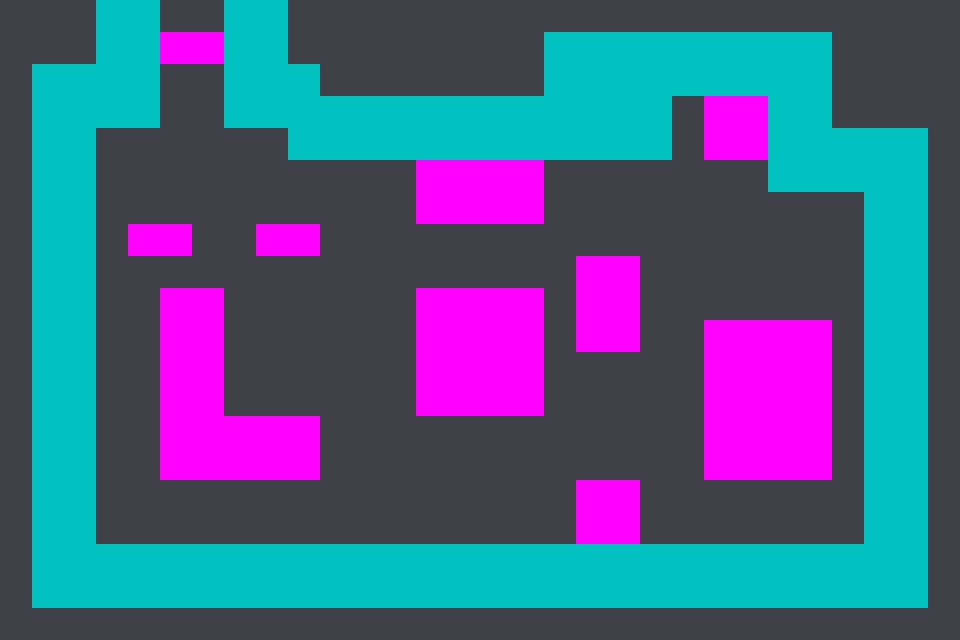

A 2D game scene composited from a Tiled map and its tileset images. What follows is a short description and the map's XML, with every tile layer's data as written:
An orthogonal 30x20 tile map with 32x32 px tiles, 1 tile layer (Tile Layer 1).

<map version="1.2" tiledversion="1.2.3" orientation="orthogonal" renderorder="right-down" width="30" height="20" tilewidth="32" tileheight="32" infinite="0" nextlayerid="2" nextobjectid="1">
 <tileset firstgid="1" name="tilesheet-color" tilewidth="32" tileheight="32" tilecount="12" columns="3">
  <image source="../../tilesheet/colorblock.png" trans="000000" width="96" height="128" />
 </tileset>
 <layer id="1" name="Tile Layer 1" width="30" height="20">
  <data encoding="csv">
1,1,1,3,3,1,1,3,3,1,1,1,1,1,1,1,1,1,1,1,1,1,1,1,1,1,1,1,1,1,
1,1,1,3,3,2,2,3,3,1,1,1,1,1,1,1,1,3,3,3,3,3,3,3,3,3,1,1,1,1,
1,3,3,3,3,1,1,3,3,3,1,1,1,1,1,1,1,3,3,3,3,3,3,3,3,3,1,1,1,1,
1,3,3,3,3,1,1,3,3,3,3,3,3,3,3,3,3,3,3,3,3,1,2,2,3,3,1,1,1,1,
1,3,3,1,1,1,1,1,1,3,3,3,3,3,3,3,3,3,3,3,3,1,2,2,3,3,3,3,3,1,
1,3,3,1,1,1,1,1,1,1,1,1,1,2,2,2,2,1,1,1,1,1,1,1,3,3,3,3,3,1,
1,3,3,1,1,1,1,1,1,1,1,1,1,2,2,2,2,1,1,1,1,1,1,1,1,1,1,3,3,1,
1,3,3,1,2,2,1,1,2,2,1,1,1,1,1,1,1,1,1,1,1,1,1,1,1,1,1,3,3,1,
1,3,3,1,1,1,1,1,1,1,1,1,1,1,1,1,1,1,2,2,1,1,1,1,1,1,1,3,3,1,
1,3,3,1,1,2,2,1,1,1,1,1,1,2,2,2,2,1,2,2,1,1,1,1,1,1,1,3,3,1,
1,3,3,1,1,2,2,1,1,1,1,1,1,2,2,2,2,1,2,2,1,1,2,2,2,2,1,3,3,1,
1,3,3,1,1,2,2,1,1,1,1,1,1,2,2,2,2,1,1,1,1,1,2,2,2,2,1,3,3,1,
1,3,3,1,1,2,2,1,1,1,1,1,1,2,2,2,2,1,1,1,1,1,2,2,2,2,1,3,3,1,
1,3,3,1,1,2,2,2,2,2,1,1,1,1,1,1,1,1,1,1,1,1,2,2,2,2,1,3,3,1,
1,3,3,1,1,2,2,2,2,2,1,1,1,1,1,1,1,1,1,1,1,1,2,2,2,2,1,3,3,1,
1,3,3,1,1,1,1,1,1,1,1,1,1,1,1,1,1,1,2,2,1,1,1,1,1,1,1,3,3,1,
1,3,3,1,1,1,1,1,1,1,1,1,1,1,1,1,1,1,2,2,1,1,1,1,1,1,1,3,3,1,
1,3,3,3,3,3,3,3,3,3,3,3,3,3,3,3,3,3,3,3,3,3,3,3,3,3,3,3,3,1,
1,3,3,3,3,3,3,3,3,3,3,3,3,3,3,3,3,3,3,3,3,3,3,3,3,3,3,3,3,1,
1,1,1,1,1,1,1,1,1,1,1,1,1,1,1,1,1,1,1,1,1,1,1,1,1,1,1,1,1,1
</data>
 </layer>
</map>
